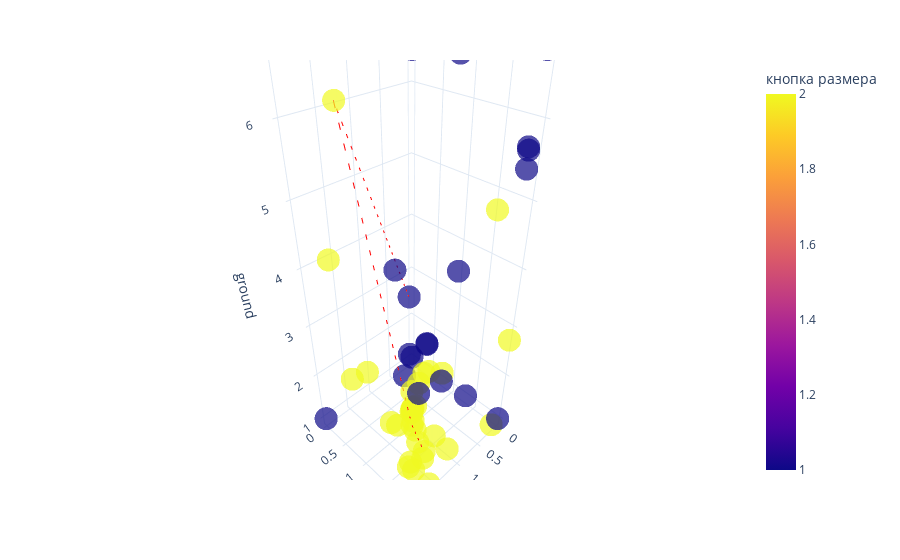

The notebook cell saved with this chart:
### Code cell
fig = px.scatter_3d(steps_df, x='coffee', y='size', z='ground', 
                    color='кнопка размера', 
                    opacity=0.7, 
                    color_discrete_sequence=px.colors.qualitative.Alphabet)
# this is best path, plot it as a  directional line in 3d
best_option = steps_df.iloc[prob.ibest_seq].drop_duplicates()
# Create the line plot
gradient = best_option.index

line_plot = px.line_3d(best_option, x='coffee', y='size', z='ground')
line_plot['data'][0]['line']['color'] = '#FF0000'
line_plot['data'][0]['line']['dash'] = 'dash'
fig.add_trace(line_plot.data[0])
fig.update_layout(title='')

fig.update_layout(template='plotly_white')

go.Figure(fig).show()

### Figure 1 — Plotly figure (JSON) as saved in the notebook; plotly's stock layout.template omitted (floating-point values rounded to 4 significant figures)
{"data": [{"hovertemplate": "coffee=%{x}<br>size=%{y}<br>ground=%{z}<br>кнопка размера=%{marker.color}<extra></extra>", "legendgroup": "", "marker": {"color": [1, 1, 2, 2, 2, 1, 2, 1, 1, 2, 2, 2, 1, 2, 2, 2, 2, 2, 1, 2, 1, 2, 2, 1, 1, 2, 2, 1, 2, 2, 2, 2, 1, 1, 1, 1, 1, 2, 2, 2, 2, 2, 2, 1, 2, 1, 2, 2, 2, 2, 2, 2, 1, 1, 2, 2], "coloraxis": "coloraxis", "opacity": 0.7, "symbol": "circle"}, "mode": "markers", "name": "", "scene": "scene", "showlegend": false, "type": "scatter3d", "x": [0.4639, 0.7011, 1.857, 1.67, 1.564, 0.8555, 1.266, 1.15, 0.1688, 0.3043, 1.264, 1.258, 1.2, 1.225, 1.214, 1.165, 1.211, 1.175, 0.1845, 1.186, 0.1234, 1.164, 1.213, 0.7197, 2.0, 0.0, 2.0, 0.0, 0.0, 0.172, 0.02989, 0.0, 0.7562, 0.1123, 0.0, 2.0, 0.03181, 1.244, 1.305, 1.675, 1.761, 1.562, 1.602, 0.07334, 1.391, 0.6455, 1.592, 1.587, 1.65, 1.021, 1.408, 0.9858, 0.5369, 0.1149, 1.668, 1.648], "y": [0.4042, 1.023, 0.7836, 0.09786, 0.2285, 1.514, 1.272, 0.8352, 1.976, 1.755, 1.333, 1.388, 1.044, 1.21, 1.227, 1.245, 1.211, 1.204, 2.0, 1.21, 1.955, 1.165, 1.214, 1.038, 2.0, 0.0, 2.0, 0.0, 2.0, 2.0, 0.7843, 2.0, 1.582, 2.0, 2.0, 0.0, 0.0, 1.571, 1.575, 1.249, 0.8808, 1.26, 1.815, 1.363, 2.0, 1.295, 1.717, 1.555, 2.0, 1.796, 1.642, 1.491, 0.7016, 0.04978, 1.593, 1.685], "z": [2.924, 2.489, 6.338, 4.052, 1.781, 6.727, 1.324, 3.994, 5.729, 4.916, 1.261, 1.004, 2.201, 1.554, 1.612, 1.665, 1.612, 1.283, 5.479, 1.62, 5.671, 1.44, 1.592, 2.527, 7.0, 6.823, 3.273, 1.0, 7.0, 1.0, 1.182, 2.756, 4.153, 6.722, 1.0, 1.0, 7.0, 2.72, 1.0, 1.735, 2.574, 1.582, 3.135, 1.101, 7.0, 1.852, 2.87, 1.0, 1.0, 1.0, 1.0, 1.0, 1.0, 1.191, 1.0, 1.0]}, {"hovertemplate": "coffee=%{x}<br>size=%{y}<br>ground=%{z}<extra></extra>", "legendgroup": "", "line": {"color": "#FF0000", "dash": "dash"}, "marker": {"symbol": "circle"}, "mode": "lines", "name": "", "scene": "scene", "showlegend": false, "type": "scatter3d", "x": [0.4639, 1.857, 1.266, 1.305], "y": [0.4042, 0.7836, 1.272, 1.575], "z": [2.924, 6.338, 1.324, 1.0]}], "layout": {"coloraxis": {"colorbar": {"title": {"text": "кнопка размера"}}, "colorscale": [[0.0, "#0d0887"], [0.1111, "#46039f"], [0.2222, "#7201a8"], [0.3333, "#9c179e"], [0.4444, "#bd3786"], [0.5556, "#d8576b"], [0.6667, "#ed7953"], [0.7778, "#fb9f3a"], [0.8889, "#fdca26"], [1.0, "#f0f921"]]}, "legend": {"tracegroupgap": 0}, "margin": {"t": 60}, "scene": {"domain": {"x": [0.0, 1.0], "y": [0.0, 1.0]}, "xaxis": {"title": {"text": "coffee"}}, "yaxis": {"title": {"text": "size"}}, "zaxis": {"title": {"text": "ground"}}}, "title": {"text": ""}}}
